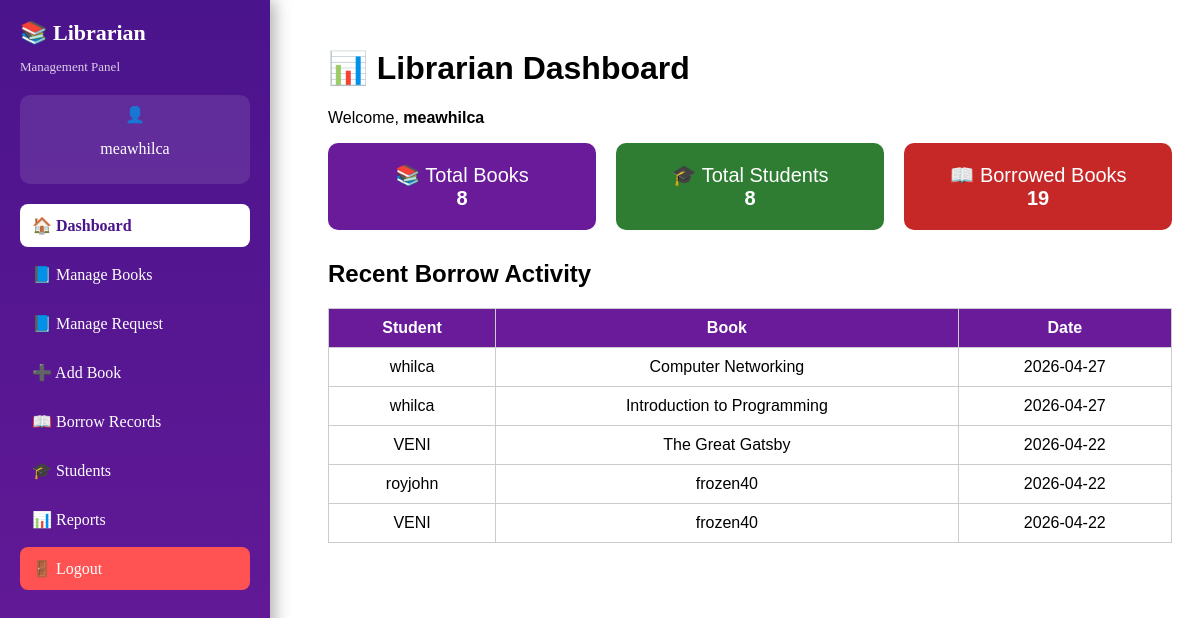
The page /librarian/librarian_dashboard.php (signed in) on the database its author committed.
### tables this page shows
CREATE TABLE `borrowed_books` (
  `id` int(11) NOT NULL,
  `username` varchar(50) NOT NULL,
  `student_name` varchar(100) NOT NULL,
  `book_title` varchar(255) NOT NULL,
  `author` varchar(255) DEFAULT NULL,
  `borrow_date` date NOT NULL DEFAULT curdate(),
  `return_date` date DEFAULT NULL,
  `status` varchar(20) NOT NULL DEFAULT 'borrowed',
  `due_date` date DEFAULT NULL
);

CREATE TABLE `users` (
  `id` int(11) NOT NULL,
  `username` varchar(50) DEFAULT NULL,
  `email` varchar(100) NOT NULL,
  `password` varchar(50) DEFAULT NULL,
  `role` varchar(50) NOT NULL DEFAULT 'user',
  `gender` enum('male','female','other') DEFAULT NULL,
  `roles` varchar(50) NOT NULL,
  `profile_pic` varchar(255) DEFAULT 'default.png'
);

CREATE TABLE `books` (
  `id` int(11) NOT NULL,
  `title` varchar(100) DEFAULT NULL,
  `author` varchar(100) DEFAULT NULL,
  `quantity` int(11) DEFAULT NULL
);

### librarian/librarian_dashboard.php (the view, shortened to what this page needs)
<?php
include(__DIR__ . "/../db.php");
$books = mysqli_query($conn, "SELECT COUNT(*) AS total FROM books");
$total_books = mysqli_fetch_assoc($books)['total'];
$students = mysqli_query($conn, "SELECT COUNT(*) AS total FROM users WHERE role='student'");
$total_students = mysqli_fetch_assoc($students)['total'];
$borrowed = mysqli_query($conn, "SELECT COUNT(*) AS total FROM borrowed_books");
$total_borrowed = mysqli_fetch_assoc($borrowed)['total'];
?>
<?php include("librarian_sidebar.php"); ?>
<!DOCTYPE html>
<html>
<head>
</head>
<body>
<div class="main">
    <h1>📊 Librarian Dashboard</h1>
    <p>Welcome, <strong><?php echo $_SESSION['username']; ?></strong></p>
    <div class="cards">
        <div class="card books">
            📚 Total Books<br><strong><?php echo $total_books; ?></strong>
        </div>
        <div class="card students">
            🎓 Total Students<br><strong><?php echo $total_students; ?></strong>
        </div>
        <div class="card borrowed">
            📖 Borrowed Books<br><strong><?php echo $total_borrowed; ?></strong>
        </div>
    </div>
    <h2>Recent Borrow Activity</h2>
    <table>
        <tr>
            <th>Student</th>
            <th>Book</th>
            <th>Date</th>
        </tr>
        <?php
       $recent = mysqli_query($conn, "
      SELECT
       users.username AS username,
       books.title AS book_title,
       borrowed_books.borrow_date,
       borrowed_books.return_date,
       borrowed_books.status
    FROM borrowed_books
    JOIN users ON borrowed_books.username = users.username
    JOIN books ON borrowed_books.book_title = books.title
    ORDER BY borrowed_books.borrow_date DESC
    LIMIT 5;
    ");
        while($row = mysqli_fetch_assoc($recent)) {
            echo "<tr>
                    <td>{$row['username']}</td>
                    <td>{$row['book_title']}</td>
                    <td>{$row['borrow_date']}</td>
                  </tr>";
        }
        ?>
    </table>
</div>
</body>
</html>

### librarian/librarian_dashboard.php (style rules this page uses)
.main { margin-left: 300px; padding: 20px; font-family: Arial; }
.cards { display: flex; gap: 20px; margin-bottom: 30px; }
.card { flex: 1; padding: 20px; border-radius: 10px; color: white; text-align: center; font-size: 20px; }
.books { background: #6a1b9a; }
.students { background: #2e7d32; }
.borrowed { background: #c62828; }
table { width: 100%; border-collapse: collapse; background: white; }
table, th, td { border: 1px solid #ccc; padding: 10px; text-align: center; }
th { background: #6a1b9a; color: white; }

### rows shown on the page
borrowed_books: users.username "whilca", books.title "Computer Networking", borrow_date "2026-04-27"
borrowed_books: users.username "whilca", books.title "Introduction to Programming", borrow_date "2026-04-27"
borrowed_books: users.username "VENI", books.title "The Great Gatsby", borrow_date "2026-04-22"
borrowed_books: users.username "royjohn", books.title "frozen40", borrow_date "2026-04-22"
borrowed_books: users.username "VENI", books.title "frozen40", borrow_date "2026-04-22"

### other values the page prints
$_SESSION['username'] "meawhilca"
$total_books "8"
$total_students "8"
$total_borrowed "19"
